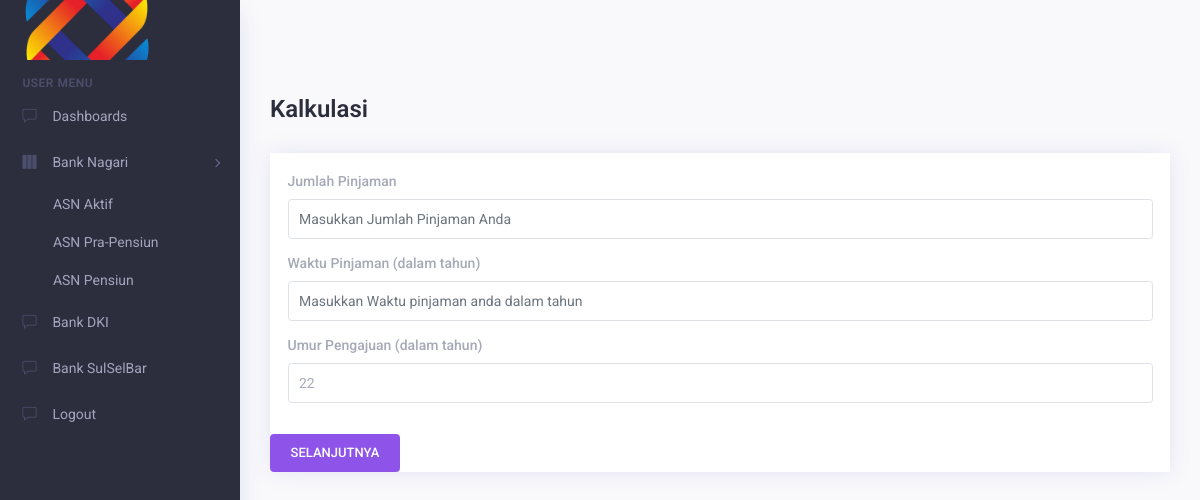
Before: /user_page4.php (signed in) with the older database file.
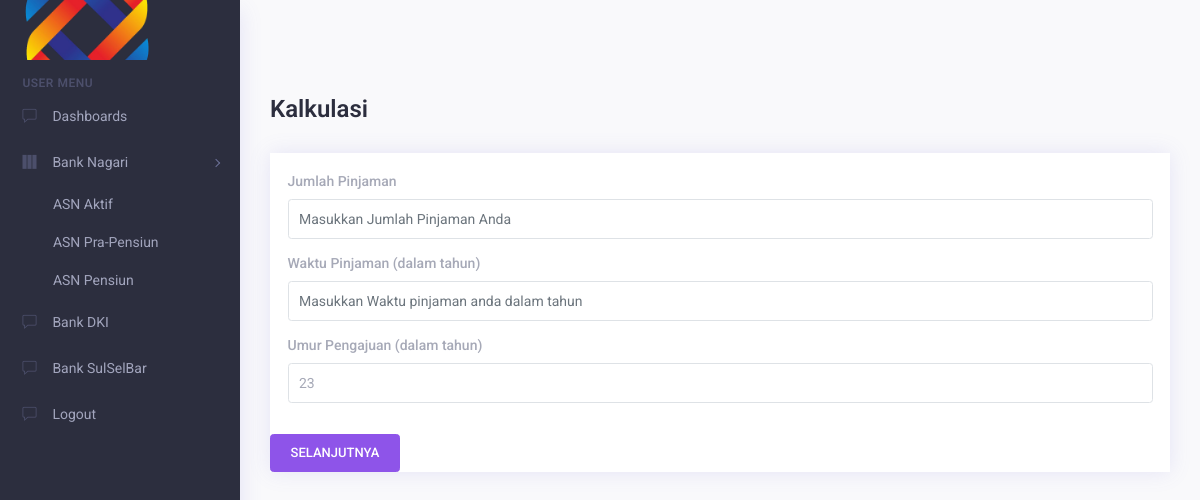
After: the same page with the newer database file.
### tables this page shows
CREATE TABLE `temp_form3` (
  `id_pengajuan` int(255) NOT NULL,
  `nama_debitur` varchar(255) NOT NULL,
  `tempat_lahir` varchar(255) NOT NULL,
  `tanggal_lahir` date NOT NULL,
  `nik_debitur` varchar(255) NOT NULL,
  `nip_debitur` varchar(255) NOT NULL,
  `nomor_pensiun` varchar(255) NOT NULL,
  `alamat_rumah` varchar(255) NOT NULL,
  `nama_ibu` varchar(255) NOT NULL,
  `nama_instansi` varchar(255) NOT NULL,
  `pangkat_golongan` varchar(255) NOT NULL,
  `nomor_rekening` varchar(255) NOT NULL,
  `nomor_npwp` varchar(255) NOT NULL,
  `nomor_telepon` varchar(255) NOT NULL,
  `gaji_debitur` int(255) NOT NULL,
  `kode_marketing` varchar(255) NOT NULL
);

### user_page4.php (the view, shortened to what the changed rows need)
<?php
@include 'config.php';
$kode_marketing = $_SESSION['user_name'];
$sql3 = "SELECT * FROM temp_form3 WHERE kode_marketing = '$kode_marketing' ORDER BY id_pengajuan DESC LIMIT 1";
$result3 = $conn->query($sql3);
if ($result3->num_rows > 0) {
    $row = $result3->fetch_assoc();
    $tanggal_lahir = $row['tanggal_lahir'];
    $umur = date_diff(date_create($tanggal_lahir), date_create('today'))->y;
} else {echo "No data found.";}
?>
<!DOCTYPE html>
<html lang="en">
<head>
    <link rel="stylesheet" type="text/css" href="assets/css/vendors.css" />
    <link rel="stylesheet" type="text/css" href="assets/css/style.css" />
</head>
<body>
    <div class="app">
        <div class="app-wrap">
            <div class="app-main" id="main">
                <div class="container-fluid">
                    <div class="row">
                        <div class="col-md-12 m-b-30">
                            <div class="d-block d-sm-flex flex-nowrap align-items-center">
                                <div class="page-title mb-2 mb-sm-0">
                                    <h1>Kalkulasi</h1>
                                </div>
                            </div>
                        </div>
                    </div>
                    <div class="row tabs-contant">
                        <div class="col-xxl-12">
                            <div class="card card-statistics">
                                <form action="" method="post">
                                    <div class="card-body">
                                        <div class="form-group">
                                            <label for="numeric10">Umur Pengajuan (dalam tahun)</label>
                                            <input name="umur_pengajuan" type="text" class="form-control autonumber" id="numeric10" value="<?php echo $umur; ?>">
                                        </div>
                                    </div>
                                </form>
                            </div>
                        </div>
                    </div>
                </div>
            </div>
        </div>
    </div>
</body>
</html>

Changed rows visible on the page:
removed temp_form3: umur_pengajuan "22"
now on this page (row edited): temp_form3: umur_pengajuan "23"
